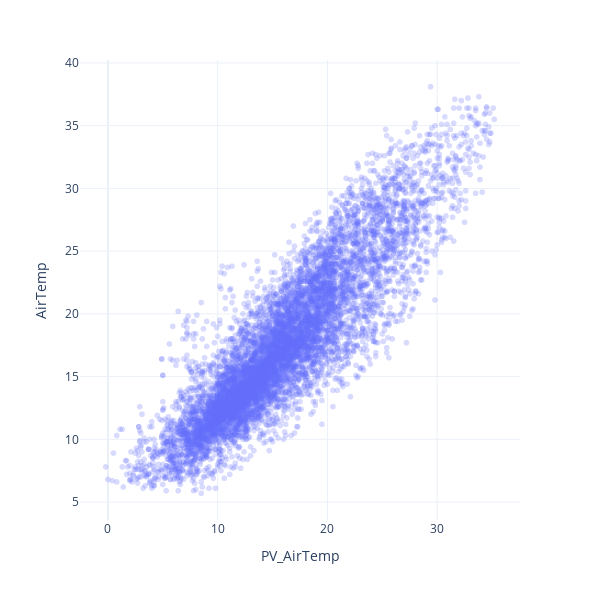

The notebook cell this image was saved under:
### Code cell
# Create a scatter plot comparing Temperatures
px.scatter(df, x='PV_AirTemp', y='AirTemp', opacity=0.25, width=600, height=600)

### Figure 1 — Plotly figure (JSON) as saved in the notebook; plotly's stock layout.template omitted (floating-point values rounded to 4 significant figures; data arrays with more than 128 entries replaced by an {"elided": "..."} marker saying what was removed)
{"data": [{"hovertemplate": "PV_AirTemp=%{x}<br>AirTemp=%{y}<extra></extra>", "legendgroup": "", "marker": {"color": "#636efa", "opacity": 0.25, "symbol": "circle"}, "mode": "markers", "name": "", "showlegend": false, "type": "scattergl", "x": {"elided": "8759 float values"}, "xaxis": "x", "y": {"elided": "8759 float values"}, "yaxis": "y"}], "layout": {"height": 600, "legend": {"tracegroupgap": 0}, "margin": {"t": 60}, "width": 600, "xaxis": {"anchor": "y", "domain": [0, 1], "title": {"text": "PV_AirTemp"}}, "yaxis": {"anchor": "x", "domain": [0, 1], "title": {"text": "AirTemp"}}}}
